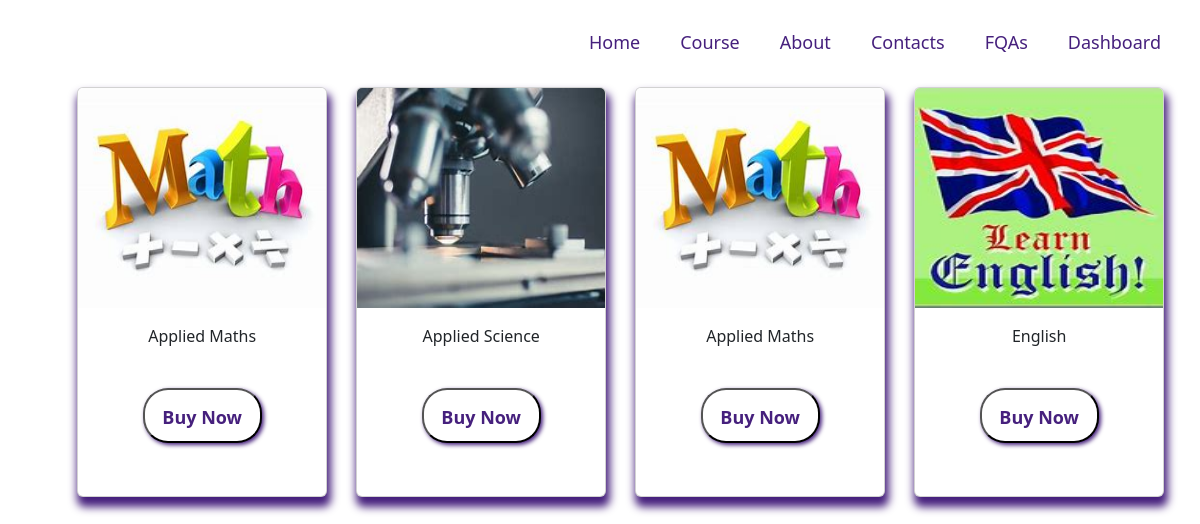
The page /grade5 on the database its author committed.
### homepage/models.py (models this page shows)
class GradeFive(models.Model):
    grade=models.CharField(max_length=25 ,null=True)
    title=models.CharField(max_length=25 ,null=True)
    subject=models.CharField(max_length=25 ,null=True)
    profile=models.FileField(null=True,upload_to='homepage/pdfs/')
    course_image=models.ImageField(null=True,upload_to='homepage/covers/')
    date=models.DateTimeField(auto_now=True, null=True)
    CATEGORY_CHOICES=(
        ('Paid','Paid'),
        ('Free','Free'),
    )
    category=models.CharField(max_length=6, choices = CATEGORY_CHOICES ,null=True)

### homepage/views.py (the view)
# urls.py: path('grade5',grade5_course_list, name="grade5_course_list"),
def grade5_course_list(request):
    courses=GradeFive.objects.all()
    return render(request,"grades/fifth/grade5_course_list.html",{ "courses":courses})

### homepage/templates/grades/fifth/grade5_course_list.html (shortened to what this page needs)
{% include 'grades/list.html' %}
<!DOCTYPE html>
<html lang="en">
<head>
</head>
<body>
 </body>
 </html>
</body>
</html>

### homepage/templates/grades/list.html (shortened to what this page needs)
{% include 'navbar.html' %}
<!DOCTYPE html>
<html lang="en">
<head>
    <link href="https://cdn.jsdelivr.net/npm/bootstrap@5.2.2/dist/css/bootstrap.min.css" rel="stylesheet">
</head>
<body>
    {% for course in courses %}
  <div class="container">
    <div class="row " >
        <div class="col-md-3">
            <div class="card body-session">
                {% if course.course_image %}
                <img src="{{ course.course_image.url}}" alt="{{ course.title}}" class="card-img-top">
                {% else %}
                <span class="text-muted">No PDF</span>
                {% endif %}
                <div class="card-body">
                    <div class="card-title ">
                        {{ course.title }}
                    </div>
                    {% if course.category == 'Free' %}
                    <div class="card-text ">
                    {% if course.profile %}
                   <button> <a href="{{ course.profile.url }}" download class="btn-outline-primary" >Read</a></button>
                    {% else %}
                    <span class="text-muted">No PDF</span>
                    {% endif %}
                    </div>
                </div>
                 <div class="card-text">
                        {% if course.profile %}
                     <button>   <a href="{{ course.profile.url }}" download class="btn-outline-sucess" target="_blank">Download</a></button>
                        {% else %}
                        <span class="text-muted">No PDF</span>
                        {% endif %}
                    </div>
                    {% else %}
                    <button class="buy"> <a href="{% url 'login' %}">Buy Now</a></button>
                    {% endif %}
             </div>
        </div>
    </div>
</div>
</div>
{% endfor%}
</body>
</body>
</html>

### homepage/templates/grades/list.html (style rules this page uses)
img { height: 220px; width: 250px; }
.row { float: left; align-items: center; }
.card { width: 250px; height: 410px; margin: 3px 14.5px; box-shadow:2px 8px 8px 2px rgb(70,32,125); left: 40%; padding-bottom: 20%; margin-top: -30px; }
.card-title { text-align: center; }
button a { margin:10px ; text-decoration: none; display: block; color: rgb(70,32,125); font-weight: 600; font-size: 18px; padding: 2px 2px 2px 2px; }
.buy { margin-top: 40px; width: 55%; height: 38%; border-radius: 25px; font-weight: 700; font-size: 18px; text-decoration: none; display: block; color: rgb(70,32,125); font-weight: 600; font-size: 18px; padding: 2px 2px 2px 2px; top:700px; background-color:white; color: rgb(70,32,125) !important; box-shadow: 2px 2px 4px rgb(70,32,125); }
button { border-radius: 25px; display: block; margin: 0 auto; background-color: white; box-shadow: 2px 2px 4px rgb(70,32,125); color: white; }

### rows shown on the page
GradeFive: course_image (picture), title "Applied Maths", shows "Buy Now"
GradeFive: course_image (picture), title "Applied Science", shows "Buy Now"
GradeFive: course_image (picture), title "Applied Maths", shows "Buy Now"
GradeFive: course_image (picture), title "English", shows "Buy Now"
